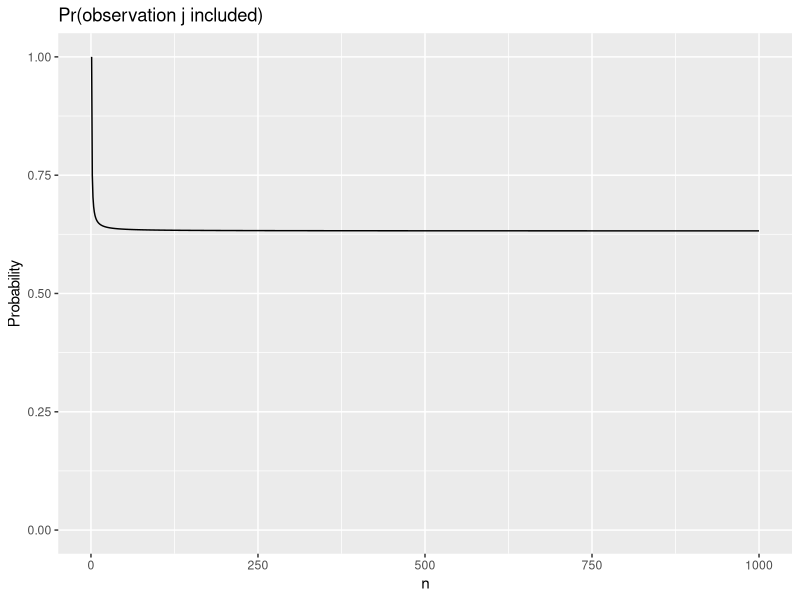

This chart was generated by the following R code:
## ---- chunk 1
library(tidyverse)
## ---- chunk 2
n_vec <- 1:1000
data.frame(n = n_vec) %>%
  mutate(prob_in_samp = 1 - (1-1/n)^n) %>%
  ggplot(., aes(x = n, y = prob_in_samp)) +
  geom_line() +
  scale_y_continuous(limits = c(0,1))+
  labs(y = "Probability") +
  ggtitle("Pr(observation j included)")
## ---- chunk 3
set.seed(1)
store <- rep(NA, 10000)
for(i in 1:10000){
  samp <- sample(1:100, rep=TRUE)  # line 1 
  store[i] <- (sum(samp == 4) > 0) # line 2
}
mean(store)
